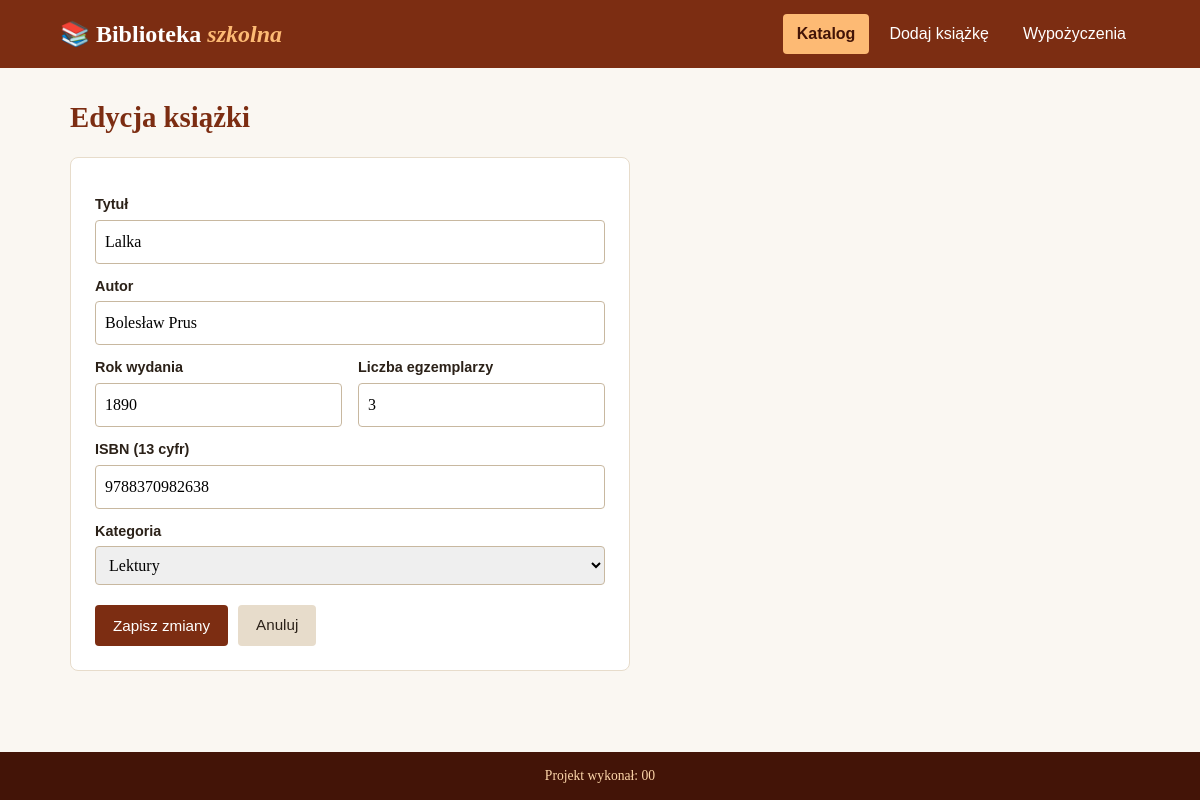
The app's page /rozwiazanie/edytuj.php?id=2 with its own data.
### tables this page shows
CREATE TABLE `ksiazki` (
  `id` INT NOT NULL AUTO_INCREMENT,
  `tytul` VARCHAR(80) NOT NULL,
  `autor` VARCHAR(50) NOT NULL,
  `rok_wydania` INT NOT NULL,
  `isbn` CHAR(13) NOT NULL,
  `egzemplarze` INT NOT NULL,
  `kategorie_id` INT NOT NULL,
  PRIMARY KEY (`id`),
  KEY `kategorie_id` (`kategorie_id`),
  CONSTRAINT `ksiazki_ibfk_1` FOREIGN KEY (`kategorie_id`) REFERENCES `kategorie` (`id`)
);

### rozwiazanie/edytuj.php (the view, shortened to what this page needs)
<?php
require_once 'polaczenie.php';
$id = 0;
if (isset($_GET['id'])) {
    $id = (int) $_GET['id'];
}
$bledy = array();
if (isset($_POST['tytul'])) {
    $tytul = trim($_POST['tytul']);
    $autor = trim($_POST['autor']);
    $rok = (int) $_POST['rok'];
    $isbn = trim($_POST['isbn']);
    $egzemplarze = (int) $_POST['egzemplarze'];
    $kategoria = (int) $_POST['kategoria'];
    if ($tytul == '') {
        $bledy[] = 'Podaj tytuł.';
    }
    if ($autor == '') {
        $bledy[] = 'Podaj autora.';
    }
    if ($rok < 1400 || $rok > 2026) {
        $bledy[] = 'Rok wydania musi być z przedziału 1400–2026.';
    }
    if (strlen($isbn) != 13) {
        $bledy[] = 'ISBN musi mieć 13 cyfr.';
    }
    if ($egzemplarze < 1) {
        $bledy[] = 'Liczba egzemplarzy musi być co najmniej 1.';
    }
    if (count($bledy) == 0) {
        $t = mysqli_real_escape_string($polaczenie, $tytul);
        $a = mysqli_real_escape_string($polaczenie, $autor);
        $i = mysqli_real_escape_string($polaczenie, $isbn);
        mysqli_query($polaczenie, "UPDATE ksiazki SET tytul = '$t', autor = '$a', rok_wydania = $rok, isbn = '$i', egzemplarze = $egzemplarze, kategorie_id = $kategoria WHERE id = $id;");
        mysqli_close($polaczenie);
        header('Location: index.php?komunikat=zmieniono');
        exit;
    }
    $znaleziona = true;
} else {
    $wynik = mysqli_query($polaczenie, "SELECT tytul, autor, rok_wydania, isbn, egzemplarze, kategorie_id FROM ksiazki WHERE id = $id;");
    $znaleziona = mysqli_num_rows($wynik) == 1;
    if ($znaleziona) {
        $k = mysqli_fetch_row($wynik);
        $tytul = $k[0];
        $autor = $k[1];
        $rok = $k[2];
        $isbn = $k[3];
        $egzemplarze = $k[4];
        $kategoria = $k[5];
    }
}
?>
<!DOCTYPE html>
<html lang="pl">
<head>
    <link rel="stylesheet" href="styl.css">
</head>
<body>
<?php include 'menu.php'; ?>
    <main class="tresc">
        <h1>Edycja książki</h1>
<?php
if (!$znaleziona) {
    echo "<p class='komunikat bledy'>Nie ma książki o podanym identyfikatorze. <a href='index.php'>Wróć do katalogu</a></p>";
} else {
?>
        <form class="formularz" action="edytuj.php" method="post" onsubmit="return sprawdzIsbn()">
            <label for="tytul">Tytuł</label>
            <input type="text" name="tytul" id="tytul" value="<?php echo htmlspecialchars($tytul); ?>">
            <label for="autor">Autor</label>
            <input type="text" name="autor" id="autor" value="<?php echo htmlspecialchars($autor); ?>">
            <div class="wiersz">
                <div>
                    <label for="rok">Rok wydania</label>
                    <input type="number" name="rok" id="rok" value="<?php echo $rok; ?>">
                </div>
                <div>
                    <label for="egzemplarze">Liczba egzemplarzy</label>
                    <input type="number" name="egzemplarze" id="egzemplarze" min="1" value="<?php echo $egzemplarze; ?>">
                </div>
            </div>
            <label for="isbn">ISBN (13 cyfr)</label>
            <input type="text" name="isbn" id="isbn" maxlength="13" value="<?php echo htmlspecialchars($isbn); ?>">
            <label for="kategoria">Kategoria</label>
            <select name="kategoria" id="kategoria">
<?php
    $wynik = mysqli_query($polaczenie, "SELECT id, nazwa FROM kategorie ORDER BY nazwa;");
    while ($wiersz = mysqli_fetch_row($wynik)) {
        $zaznaczona = '';
        if ($wiersz[0] == $kategoria) {
            $zaznaczona = ' selected';
        }
        echo "<option value='$wiersz[0]'$zaznaczona>$wiersz[1]</option>";
    }
?>
            </select>
            <div class="przyciski">
                <button type="submit">Zapisz zmiany</button>
                <a href="index.php" class="przycisk anuluj">Anuluj</a>
            </div>
        </form>
<?php
}
?>
    </main>
    <footer class="stopka">Projekt wykonał: 00</footer>
</body>
</html>

### rozwiazanie/styl.css (style rules this page uses)
* { margin: 0; padding: 0; box-sizing: border-box; }
body { display: flex; flex-direction: column; min-height: 100vh; background-color: #FAF7F2; color: #2B2118; font-family: Georgia, "Times New Roman", serif; line-height: 1.5; }
h1 { margin-bottom: 18px; color: #7C2D12; font-size: 1.8rem; }
.tresc { flex: 1; width: 100%; max-width: 1100px; margin: 0 auto; padding: 28px 20px; }
.formularz { max-width: 560px; padding: 24px; background-color: white; border: 1px solid #E7DCCB; border-radius: 8px; }
label { display: block; margin: 12px 0 4px; font-family: Arial, sans-serif; font-size: 0.9rem; font-weight: bold; }
input, select { width: 100%; padding: 9px; border: 1px solid #C8B8A0; border-radius: 4px; font: inherit; }
.wiersz { display: grid; grid-template-columns: 1fr 1fr; gap: 16px; }
.przyciski { display: flex; gap: 10px; margin-top: 20px; }
button, .przycisk { display: inline-block; padding: 9px 18px; background-color: #7C2D12; color: white; border: none; border-radius: 4px; font-family: Arial, sans-serif; font-size: 0.95rem; text-decoration: none; cursor: pointer; }
.przycisk.anuluj { background-color: #E7DCCB; color: #2B2118; }
.stopka { padding: 14px; background-color: #431407; color: #FED7AA; text-align: center; font-size: 0.85rem; }

### records on screen
ksiazki: tytul "Lalka", autor "Bolesław Prus", rok "1890", egzemplarze "3", isbn "9788370982638"

### other values on screen
form field kategoria "Lektury"
